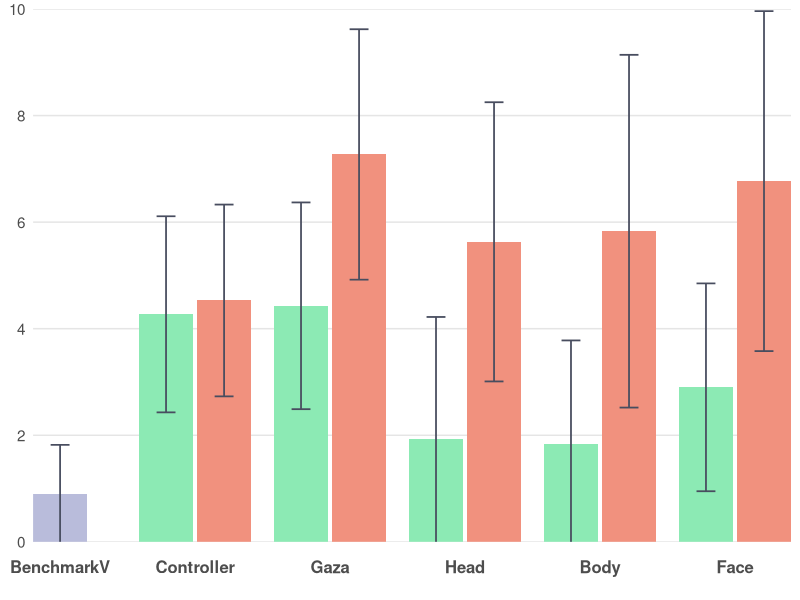
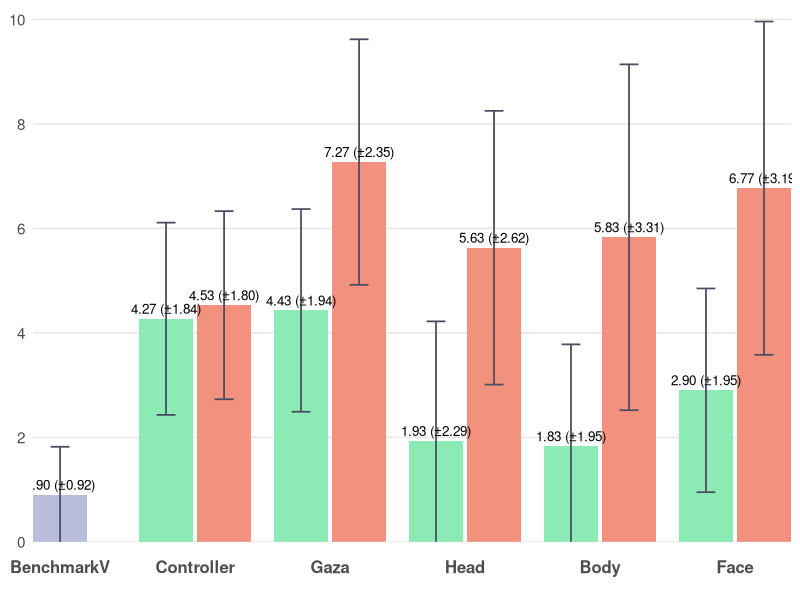

Reproduce these figures in R, in order.
# ================= Packages =================
if (!require(ggplot2)) install.packages("ggplot2")
library(ggplot2)

# ================= Data =================
bench_mean <- 0.9; bench_sd <- 0.92

dat <- data.frame(
  Category = c("BenchmarkV",
               "Controller","Controller",
               "Gaza","Gaza",
               "Head","Head",
               "Body","Body",
               "Face","Face"),
  slot     = c("C",
               "L","R",
               "L","R",
               "L","R",
               "L","R",
               "L","R"),
  series   = c("BenchmarkV",
               "Low","High",
               "Low","High",
               "Low","High",
               "Low","High",
               "Low","High"),
  mean     = c(bench_mean,
               4.27, 4.53,    # Controller: Low, High
               4.43, 7.27,    # Gaza: Low, High
               1.93, 5.63,    # Head: Low, High
               1.83, 5.83,    # Body: Low, High
               2.9, 6.77),    # Face: Low, High
  sd       = c(bench_sd,
               1.84, 1.80,    # Controller: Low, High
               1.94, 2.35,    # Gaza: Low, High
               2.29, 2.62,    # Head: Low, High
               1.95, 3.31,    # Body: Low, High
               1.95, 3.19),   # Face: Low, High
  stringsAsFactors = FALSE
)

# 固定横轴顺序
dat$Category <- factor(dat$Category,
  levels = c("BenchmarkV","Controller","Gaza","Head","Body","Face"))
dat$slot   <- factor(dat$slot, levels = c("L","C","R"))
dat$series <- factor(dat$series, levels = c("Low","BenchmarkV","High"))

# ================= 手动定位（确保居中+相邻柱体有间距） =================
# 以每个类目的中心为整数(1,2,3,...)，在左右各偏移 delta；两柱宽度为 bar_w
group_w <- 0.8               # 每个类目总体占宽（<1 避免挤到相邻类目）
bar_w   <- group_w / 2       # 0.4  柱体宽度保持不变
delta   <- group_w / 4       # 0.2  基础偏移
gap     <- 0.03              # 相邻柱体间距（几个像素）

# 对于非BenchmarkV类别，L和R之间增加间距
offset_map <- c(L = -delta - gap/2, C = 0, R = +delta + gap/2)

x_base <- as.numeric(dat$Category)
dat$x  <- x_base + unname(offset_map[as.character(dat$slot)])

# ================= 配色方案 =================
col_low  <- "#8CEAB4"      # Low
col_high <- "#F1917E"      # High
col_bench <- "#B9BCDB"      # BenchmarkV

err_col   <- "#484D5F"

theme_base <- theme_minimal(base_size = 13) +
  theme(
    legend.position    = "none",
    panel.background   = element_rect(fill = "#FFFFFF", color = NA),  # 白底
    plot.background    = element_rect(fill = "#FFFFFF", color = NA),  # 白底
    panel.grid.major   = element_blank(),  # 去除所有网格线
    panel.grid.minor   = element_blank(),  # 去除所有网格线
    panel.grid.major.x = element_blank(),
    panel.grid.minor.x = element_blank(),
    panel.grid.major.y = element_blank(),
    panel.grid.minor.y = element_blank(),
    axis.ticks.x       = element_blank(),  # 去除x轴刻度线（底部灰色竖线）
    axis.ticks.y       = element_blank(),  # 去除y轴刻度线（左侧竖着的刻度线）
    axis.line.x        = element_blank(),  # 去除x轴线（底部灰色竖线）
    axis.line.y        = element_blank(),  # 去除y轴线（左侧竖线）
    axis.text.x        = element_text(size = 12, face = "bold", 
                                       margin = margin(t = 10, b = 10)),  # 底部文字距离坐标轴更远
    axis.text.y        = element_text(size = 11),
    axis.title         = element_blank()
  )

# y 轴：根据数据特点确定范围（0-10，主要刻度间隔为 2）
y_top    <- 10
y_breaks <- seq(0, 10, by = 2)  # 0, 2, 4, 6, 8, 10

# x 轴：用数值坐标，刻度放在每个类目中心
x_breaks <- seq_along(levels(dat$Category))
x_labels <- levels(dat$Category)

# ================= 图1：不带标注 =================
p1 <- ggplot(dat, aes(x = x, y = mean, fill = series)) +
  # 手动添加 0-10 的水平坐标线
  geom_hline(yintercept = y_breaks, color = "#E5E5E5", linewidth = 0.5) +
  geom_col(width = bar_w, position = "identity", colour = NA) +
  geom_errorbar(aes(ymin = mean - sd, ymax = mean + sd),
                width = bar_w * 0.35, color = err_col, linewidth = 0.6,
                position = "identity") +
  scale_fill_manual(values = c(Low = col_low, BenchmarkV = col_bench, High = col_high)) +
  scale_y_continuous(breaks = y_breaks, minor_breaks = NULL) +
  scale_x_continuous(breaks = x_breaks, labels = x_labels, expand = c(0, 0)) +
  coord_cartesian(ylim = c(0, y_top), expand = 0) +
  theme_base

# ================= 图2：带"均值(±SD)"标注 =================
lab_df <- transform(dat, label = sprintf("%.2f (±%.2f)", mean, sd))

p2 <- ggplot(dat, aes(x = x, y = mean, fill = series)) +
  # 手动添加 0-10 的水平坐标线
  geom_hline(yintercept = y_breaks, color = "#E5E5E5", linewidth = 0.5) +
  geom_col(width = bar_w, position = "identity", colour = NA) +
  geom_errorbar(aes(ymin = mean - sd, ymax = mean + sd),
                width = bar_w * 0.35, color = err_col, linewidth = 0.6,
                position = "identity") +
  geom_text(data = lab_df, aes(label = label),
            vjust = -0.5, size = 3.4, position = "identity") +
  scale_fill_manual(values = c(Low = col_low, BenchmarkV = col_bench, High = col_high)) +
  scale_y_continuous(breaks = y_breaks, minor_breaks = NULL) +
  scale_x_continuous(breaks = x_breaks, labels = x_labels, expand = c(0, 0)) +
  coord_cartesian(ylim = c(0, y_top * 1.02), expand = 0) +
  theme_base

# 保存文件
ggsave("performance_NoC_no_labels.png", p1, width = 8, height = 4.2, dpi = 300, bg = "white")
ggsave("performance_NoC_with_labels.png", p2, width = 8, height = 4.6, dpi = 300, bg = "white")
